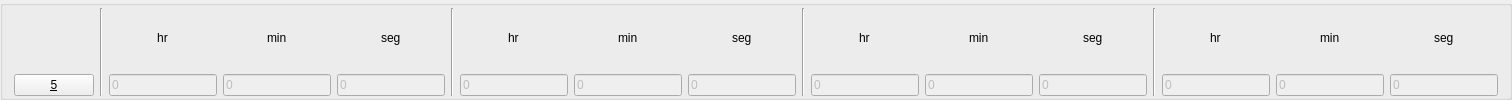
            <widget class="QGroupBox" name="groupbox5">
             <property name="title">
              <string/>
             </property>
             <layout class="QHBoxLayout" name="horizontalLayout_89">
              <property name="topMargin">
               <number>2</number>
              </property>
              <property name="bottomMargin">
               <number>1</number>
              </property>
              <item>
               <layout class="QHBoxLayout" name="horizontalLayout_90">
                <item alignment="Qt::AlignBottom">
                 <widget class="QPushButton" name="valve5">
                  <property name="sizePolicy">
                   <sizepolicy hsizetype="Expanding" vsizetype="Fixed">
                    <horstretch>0</horstretch>
                    <verstretch>0</verstretch>
                   </sizepolicy>
                  </property>
                  <property name="text">
                   <string>&amp;5</string>
                  </property>
                  <property name="checkable">
                   <bool>true</bool>
                  </property>
                 </widget>
                </item>
                <item>
                 <widget class="Line" name="line_67">
                  <property name="orientation">
                   <enum>Qt::Vertical</enum>
                  </property>
                 </widget>
                </item>
                <item>
                 <layout class="QVBoxLayout" name="verticalLayout_215">
                  <item alignment="Qt::AlignHCenter">
                   <widget class="QLabel" name="label_219">
                    <property name="sizePolicy">
                     <sizepolicy hsizetype="Fixed" vsizetype="Preferred">
                      <horstretch>0</horstretch>
                      <verstretch>0</verstretch>
                     </sizepolicy>
                    </property>
                    <property name="text">
                     <string>hr</string>
                    </property>
                    <property name="alignment">
                     <set>Qt::AlignCenter</set>
                    </property>
                   </widget>
                  </item>
                  <item>
                   <widget class="QLineEdit" name="edit5_delayh">
                    <property name="enabled">
                     <bool>false</bool>
                    </property>
                    <property name="sizePolicy">
                     <sizepolicy hsizetype="Expanding" vsizetype="Fixed">
                      <horstretch>0</horstretch>
                      <verstretch>0</verstretch>
                     </sizepolicy>
                    </property>
                    <property name="styleSheet">
                     <string notr="true"/>
                    </property>
                    <property name="text">
                     <string>0</string>
                    </property>
                    <property name="placeholderText">
                     <string/>
                    </property>
                   </widget>
                  </item>
                 </layout>
                </item>
                <item>
                 <layout class="QVBoxLayout" name="verticalLayout_216">
                  <item alignment="Qt::AlignHCenter">
                   <widget class="QLabel" name="label_220">
                    <property name="sizePolicy">
                     <sizepolicy hsizetype="Fixed" vsizetype="Preferred">
                      <horstretch>0</horstretch>
                      <verstretch>0</verstretch>
                     </sizepolicy>
                    </property>
                    <property name="text">
                     <string>min</string>
                    </property>
                   </widget>
                  </item>
                  <item>
                   <widget class="QLineEdit" name="edit5_delaym">
                    <property name="enabled">
                     <bool>false</bool>
                    </property>
                    <property name="text">
                     <string>0</string>
                    </property>
                   </widget>
                  </item>
                 </layout>
                </item>
                <item>
                 <layout class="QVBoxLayout" name="verticalLayout_217">
                  <item alignment="Qt::AlignHCenter">
                   <widget class="QLabel" name="label_221">
                    <property name="sizePolicy">
                     <sizepolicy hsizetype="Preferred" vsizetype="Preferred">
                      <horstretch>0</horstretch>
                      <verstretch>0</verstretch>
                     </sizepolicy>
                    </property>
                    <property name="text">
                     <string>seg</string>
                    </property>
                   </widget>
                  </item>
                  <item>
                   <widget class="QLineEdit" name="edit5_delays">
                    <property name="enabled">
                     <bool>false</bool>
                    </property>
                    <property name="text">
                     <string>0</string>
                    </property>
                   </widget>
                  </item>
                 </layout>
                </item>
               </layout>
              </item>
              <item>
               <widget class="Line" name="line_68">
                <property name="orientation">
                 <enum>Qt::Vertical</enum>
                </property>
               </widget>
              </item>
              <item>
               <layout class="QHBoxLayout" name="horizontalLayout_91">
                <item>
                 <layout class="QVBoxLayout" name="verticalLayout_218">
                  <item alignment="Qt::AlignHCenter">
                   <widget class="QLabel" name="label_222">
                    <property name="sizePolicy">
                     <sizepolicy hsizetype="Fixed" vsizetype="Preferred">
                      <horstretch>0</horstretch>
                      <verstretch>0</verstretch>
                     </sizepolicy>
                    </property>
                    <property name="text">
                     <string>hr</string>
                    </property>
                   </widget>
                  </item>
                  <item>
                   <widget class="QLineEdit" name="edit5_onh">
                    <property name="enabled">
                     <bool>false</bool>
                    </property>
                    <property name="sizePolicy">
                     <sizepolicy hsizetype="Expanding" vsizetype="Fixed">
                      <horstretch>0</horstretch>
                      <verstretch>0</verstretch>
                     </sizepolicy>
                    </property>
                    <property name="styleSheet">
                     <string notr="true"/>
                    </property>
                    <property name="text">
                     <string>0</string>
                    </property>
                    <property name="placeholderText">
                     <string/>
                    </property>
                   </widget>
                  </item>
                 </layout>
                </item>
                <item>
                 <layout class="QVBoxLayout" name="verticalLayout_219">
                  <item alignment="Qt::AlignHCenter">
                   <widget class="QLabel" name="label_223">
                    <property name="sizePolicy">
                     <sizepolicy hsizetype="Fixed" vsizetype="Preferred">
                      <horstretch>0</horstretch>
                      <verstretch>0</verstretch>
                     </sizepolicy>
                    </property>
                    <property name="text">
                     <string>min</string>
                    </property>
                   </widget>
                  </item>
                  <item>
                   <widget class="QLineEdit" name="edit5_onm">
                    <property name="enabled">
                     <bool>false</bool>
                    </property>
                    <property name="sizePolicy">
                     <sizepolicy hsizetype="Expanding" vsizetype="Fixed">
                      <horstretch>0</horstretch>
                      <verstretch>0</verstretch>
                     </sizepolicy>
                    </property>
                    <property name="styleSheet">
                     <string notr="true"/>
                    </property>
                    <property name="text">
                     <string>0</string>
                    </property>
                    <property name="placeholderText">
                     <string/>
                    </property>
                   </widget>
                  </item>
                 </layout>
                </item>
                <item>
                 <layout class="QVBoxLayout" name="verticalLayout_220">
                  <item alignment="Qt::AlignHCenter">
                   <widget class="QLabel" name="label_224">
                    <property name="sizePolicy">
                     <sizepolicy hsizetype="Fixed" vsizetype="Preferred">
                      <horstretch>0</horstretch>
                      <verstretch>0</verstretch>
                     </sizepolicy>
                    </property>
                    <property name="text">
                     <string>seg</string>
                    </property>
                   </widget>
                  </item>
                  <item>
                   <widget class="QLineEdit" name="edit5_ons">
                    <property name="enabled">
                     <bool>false</bool>
                    </property>
                    <property name="sizePolicy">
                     <sizepolicy hsizetype="Expanding" vsizetype="Fixed">
                      <horstretch>0</horstretch>
                      <verstretch>0</verstretch>
                     </sizepolicy>
                    </property>
                    <property name="styleSheet">
                     <string notr="true"/>
                    </property>
                    <property name="text">
                     <string>0</string>
                    </property>
                    <property name="placeholderText">
                     <string/>
                    </property>
                   </widget>
                  </item>
                 </layout>
                </item>
               </layout>
              </item>
              <item>
               <widget class="Line" name="line_69">
                <property name="orientation">
                 <enum>Qt::Vertical</enum>
                </property>
               </widget>
              </item>
              <item>
               <layout class="QHBoxLayout" name="horizontalLayout_92">
                <item>
                 <layout class="QVBoxLayout" name="verticalLayout_221">
                  <item alignment="Qt::AlignHCenter">
                   <widget class="QLabel" name="label_225">
                    <property name="sizePolicy">
                     <sizepolicy hsizetype="Fixed" vsizetype="Preferred">
                      <horstretch>0</horstretch>
                      <verstretch>0</verstretch>
                     </sizepolicy>
                    </property>
                    <property name="text">
                     <string>hr</string>
                    </property>
                   </widget>
                  </item>
                  <item>
                   <widget class="QLineEdit" name="edit5_offh">
                    <property name="enabled">
                     <bool>false</bool>
                    </property>
                    <property name="sizePolicy">
                     <sizepolicy hsizetype="Expanding" vsizetype="Fixed">
                      <horstretch>0</horstretch>
                      <verstretch>0</verstretch>
                     </sizepolicy>
                    </property>
                    <property name="styleSheet">
                     <string notr="true"/>
                    </property>
                    <property name="text">
                     <string>0</string>
                    </property>
                    <property name="placeholderText">
                     <string/>
                    </property>
                   </widget>
                  </item>
                 </layout>
                </item>
                <item>
                 <layout class="QVBoxLayout" name="verticalLayout_222">
                  <item alignment="Qt::AlignHCenter">
                   <widget class="QLabel" name="label_226">
                    <property name="sizePolicy">
                     <sizepolicy hsizetype="Fixed" vsizetype="Preferred">
                      <horstretch>0</horstretch>
                      <verstretch>0</verstretch>
                     </sizepolicy>
                    </property>
                    <property name="text">
                     <string>min</string>
                    </property>
                   </widget>
                  </item>
                  <item>
                   <widget class="QLineEdit" name="edit5_offm">
                    <property name="enabled">
                     <bool>false</bool>
                    </property>
                    <property name="sizePolicy">
                     <sizepolicy hsizetype="Expanding" vsizetype="Fixed">
                      <horstretch>0</horstretch>
                      <verstretch>0</verstretch>
                     </sizepolicy>
                    </property>
                    <property name="styleSheet">
                     <string notr="true"/>
                    </property>
                    <property name="text">
                     <string>0</string>
                    </property>
                    <property name="placeholderText">
                     <string/>
                    </property>
                   </widget>
                  </item>
                 </layout>
                </item>
                <item>
                 <layout class="QVBoxLayout" name="verticalLayout_223">
                  <item alignment="Qt::AlignHCenter">
                   <widget class="QLabel" name="label_227">
                    <property name="sizePolicy">
                     <sizepolicy hsizetype="Fixed" vsizetype="Preferred">
                      <horstretch>0</horstretch>
                      <verstretch>0</verstretch>
                     </sizepolicy>
                    </property>
                    <property name="text">
                     <string>seg</string>
                    </property>
                   </widget>
                  </item>
                  <item>
                   <widget class="QLineEdit" name="edit5_offs">
                    <property name="enabled">
                     <bool>false</bool>
                    </property>
                    <property name="sizePolicy">
                     <sizepolicy hsizetype="Expanding" vsizetype="Fixed">
                      <horstretch>0</horstretch>
                      <verstretch>0</verstretch>
                     </sizepolicy>
                    </property>
                    <property name="styleSheet">
                     <string notr="true"/>
                    </property>
                    <property name="text">
                     <string>0</string>
                    </property>
                    <property name="placeholderText">
                     <string/>
                    </property>
                   </widget>
                  </item>
                 </layout>
                </item>
               </layout>
              </item>
              <item>
               <widget class="Line" name="line_70">
                <property name="orientation">
                 <enum>Qt::Vertical</enum>
                </property>
               </widget>
              </item>
              <item>
               <layout class="QHBoxLayout" name="horizontalLayout_93">
                <item>
                 <layout class="QVBoxLayout" name="verticalLayout_224">
                  <item alignment="Qt::AlignHCenter">
                   <widget class="QLabel" name="label_228">
                    <property name="sizePolicy">
                     <sizepolicy hsizetype="Fixed" vsizetype="Preferred">
                      <horstretch>0</horstretch>
                      <verstretch>0</verstretch>
                     </sizepolicy>
                    </property>
                    <property name="text">
                     <string>hr</string>
                    </property>
                   </widget>
                  </item>
                  <item>
                   <widget class="QLineEdit" name="edit5_totalh">
                    <property name="enabled">
                     <bool>false</bool>
                    </property>
                    <property name="sizePolicy">
                     <sizepolicy hsizetype="Expanding" vsizetype="Fixed">
                      <horstretch>0</horstretch>
                      <verstretch>0</verstretch>
                     </sizepolicy>
                    </property>
                    <property name="styleSheet">
                     <string notr="true"/>
                    </property>
                    <property name="text">
                     <string>0</string>
                    </property>
                    <property name="placeholderText">
                     <string/>
                    </property>
                   </widget>
                  </item>
                 </layout>
                </item>
                <item>
                 <layout class="QVBoxLayout" name="verticalLayout_225">
                  <item alignment="Qt::AlignHCenter">
                   <widget class="QLabel" name="label_229">
                    <property name="sizePolicy">
                     <sizepolicy hsizetype="Fixed" vsizetype="Preferred">
                      <horstretch>0</horstretch>
                      <verstretch>0</verstretch>
                     </sizepolicy>
                    </property>
                    <property name="text">
                     <string>min</string>
                    </property>
                   </widget>
                  </item>
                  <item>
                   <widget class="QLineEdit" name="edit5_totalm">
                    <property name="enabled">
                     <bool>false</bool>
                    </property>
                    <property name="sizePolicy">
                     <sizepolicy hsizetype="Expanding" vsizetype="Fixed">
                      <horstretch>0</horstretch>
                      <verstretch>0</verstretch>
                     </sizepolicy>
                    </property>
                    <property name="styleSheet">
                     <string notr="true"/>
                    </property>
                    <property name="text">
                     <string>0</string>
                    </property>
                    <property name="placeholderText">
                     <string/>
                    </property>
                   </widget>
                  </item>
                 </layout>
                </item>
                <item>
                 <layout class="QVBoxLayout" name="verticalLayout_226">
                  <item alignment="Qt::AlignHCenter">
                   <widget class="QLabel" name="label_230">
                    <property name="sizePolicy">
                     <sizepolicy hsizetype="Fixed" vsizetype="Preferred">
                      <horstretch>0</horstretch>
                      <verstretch>0</verstretch>
                     </sizepolicy>
                    </property>
                    <property name="text">
                     <string>seg</string>
                    </property>
                   </widget>
                  </item>
                  <item>
                   <widget class="QLineEdit" name="edit5_totals">
                    <property name="enabled">
                     <bool>false</bool>
                    </property>
                    <property name="sizePolicy">
                     <sizepolicy hsizetype="Expanding" vsizetype="Fixed">
                      <horstretch>0</horstretch>
                      <verstretch>0</verstretch>
                     </sizepolicy>
                    </property>
                    <property name="styleSheet">
                     <string notr="true"/>
                    </property>
                    <property name="text">
                     <string>0</string>
                    </property>
                    <property name="placeholderText">
                     <string/>
                    </property>
                   </widget>
                  </item>
                 </layout>
                </item>
               </layout>
              </item>
             </layout>
            </widget>
